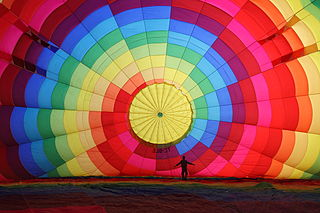
%> input picture training/testGauss.png, 320 x 213 px
$ octave gradientEdge.m   (GNU Octave 9; MATLAB toolbox functions it lacks are replaced by stand-ins)
%> lines starting %> are read from the running program, lines starting %| are printed output that depends on the picture
I = imread('testGauss.png');
%> I is the input picture: size 213x320x3 uint8; mean R, G, B 142.3, 85.7, 83.4
I = imread('zebra.jpg');
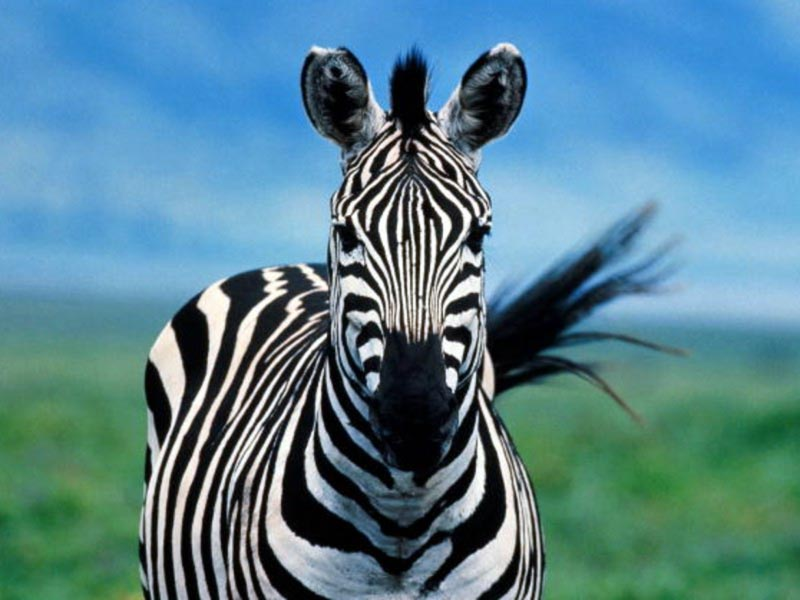
%> input picture training/zebra.jpg, 800 x 600 px
%> I is the input picture: size 600x800x3 uint8; mean R, G, B 87, 130.9, 145
%corr - testa punkt

bw = 1;
if bw
    I = rgb2gray(I);
%> I: size 600x800 uint8
end
I = double(I)/255;
%> I: size 600x800 double

std = 3;
N = max(ceil(6*std)+1, 20);
alpha = 1;
dy = [1;-1];
dx = [1 -1];
gauss = fspecial('gauss', [N N],std);

I1 = imfilter(I, gauss);
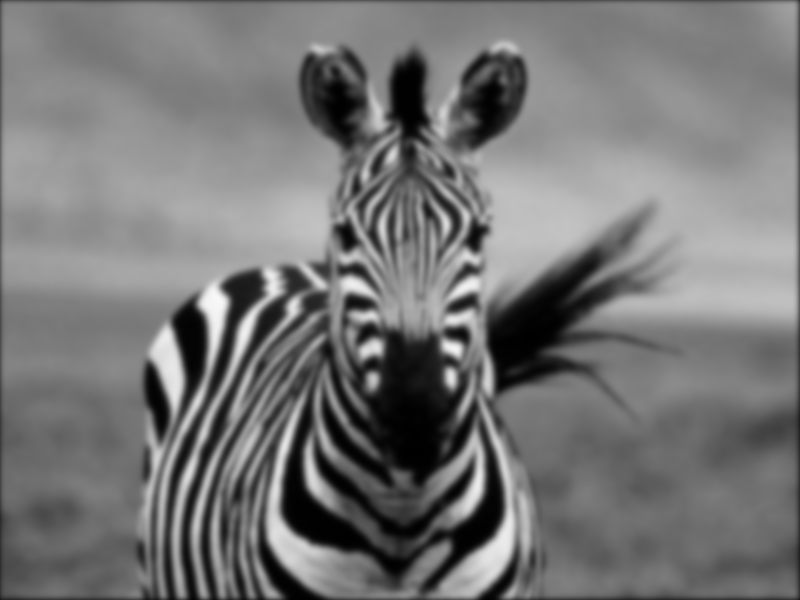
%> I1: size 600x800 double; min 0.00162, max 0.972, mean 0.465
[Gx, Gy] = imgradientxy(I);
[I2, I4] = imgradient(Gx,Gy);
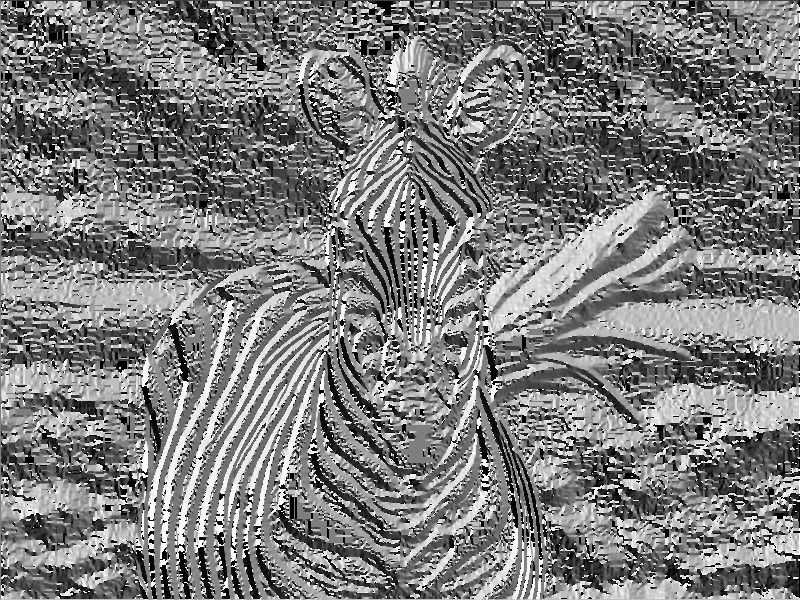
%> I4: size 600x800 double; min -180, max 180, mean -4.8; drawn with min black and max white
[Gx, Gy] = imgradientxy(I1);
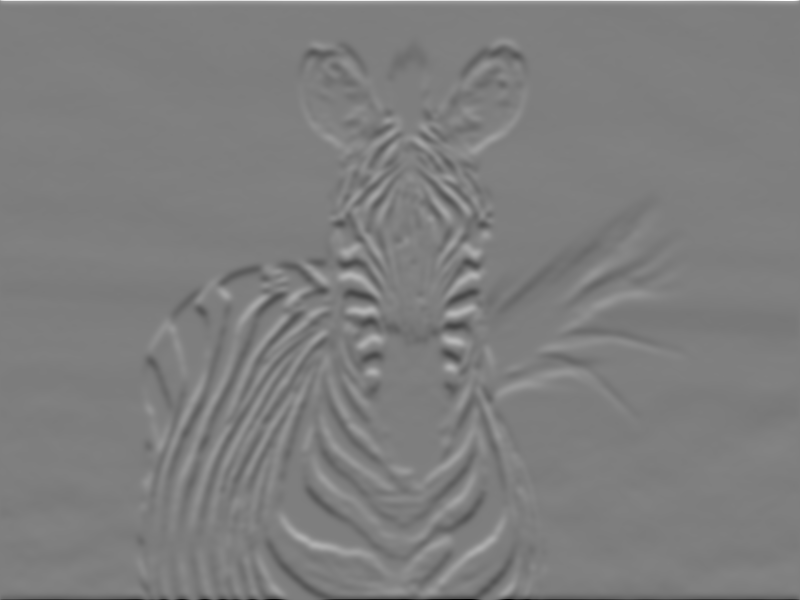
%> Gy: size 600x800 double; min -1.87, max 1.9, mean -0.000753; drawn with min black and max white
[I3, I5] = imgradient(Gx,Gy);
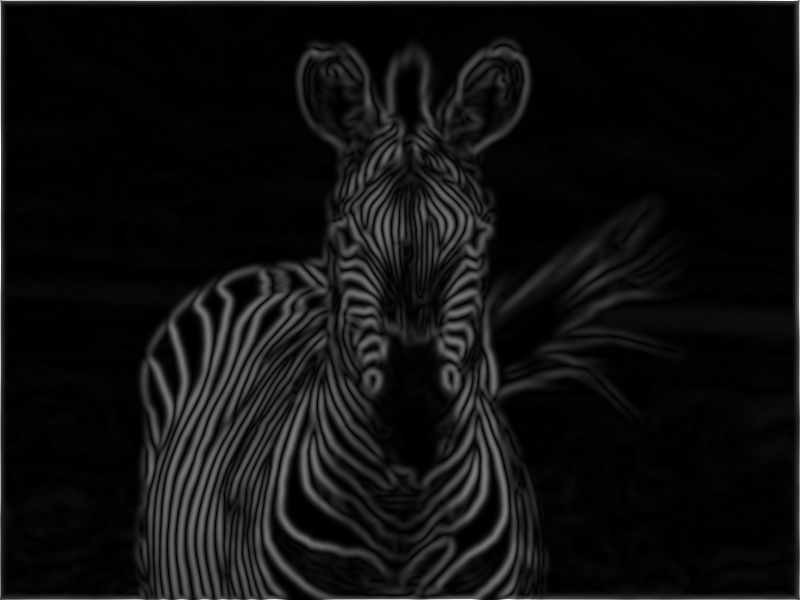
%> I3: size 600x800 double; min 2.38e-06, max 1.93, mean 0.128; drawn with min black and max white
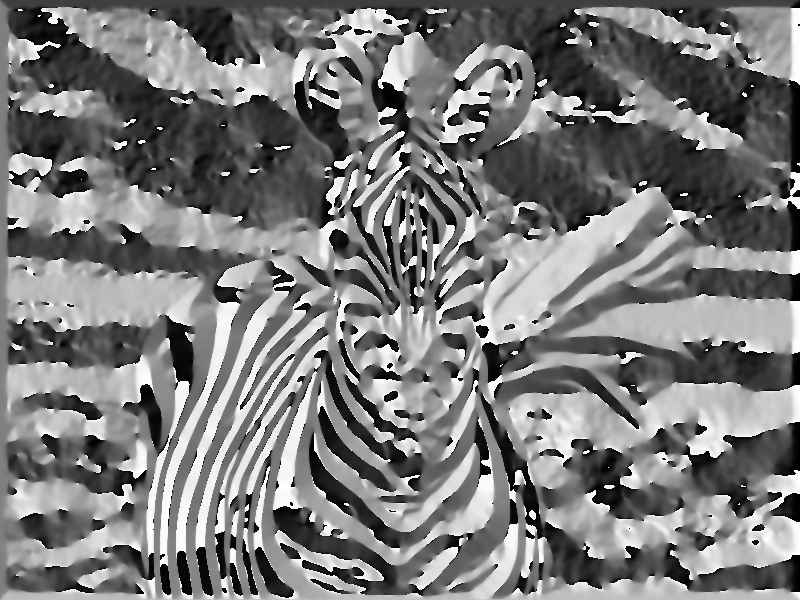
%> I5: size 600x800 double; min -180, max 180, mean -6.7; drawn with min black and max white


figure(1)
mf = 2;
nf = 3;
subplot(mf,nf,1)
imshow(gauss);
imagesc(gauss);
subplot(mf,nf,2)
imshow(lap);
%> (this line was passed over: lap is not available in this run)
imagesc(lap);
%> (this line was passed over: lap is not available in this run)
subplot(mf,nf,3)
imshow(log);
%> (this line was passed over: imshow is not available in this run)
imagesc(log);
%> (this line was passed over: imagesc is not available in this run)
subplot(mf,nf,4)
imshow(lapgauss);
%> (this line was passed over: lapgauss is not available in this run)
imagesc(lapgauss);
%> (this line was passed over: lapgauss is not available in this run)
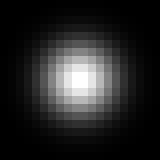
%> displayed picture: size 20x20x3, on the screen's scale of 0 to 255 (shown 8 times larger); min 0, max 255, mean 36.7
subplot(mf,nf,5)
%> (the run ends here)
